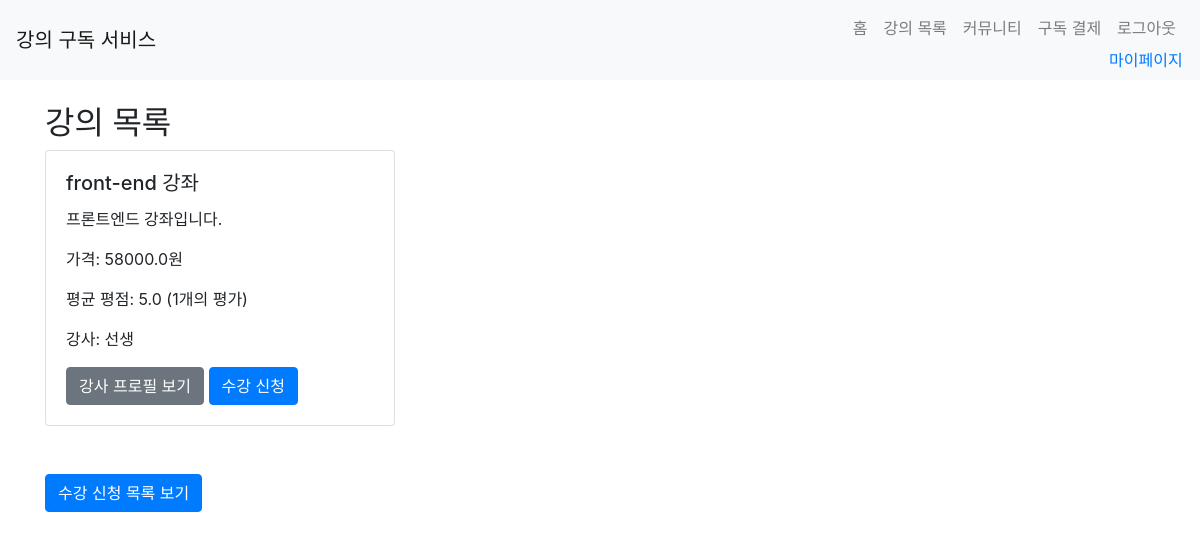
Page /courses/ (signed in) on the committed database.
### app/models.py (models this page shows, shortened)
class Course(db.Model):
    id = db.Column(db.Integer, primary_key=True)
    title = db.Column(db.String(100), nullable=False)
    description = db.Column(db.Text, nullable=False)
    price = db.Column(db.Float, nullable=False)
    teacher_id = db.Column(db.Integer, db.ForeignKey('user.id'), nullable=False)
    teacher = db.relationship('User', back_populates='courses')
    enrollments = db.relationship('Enrollment', back_populates='course', lazy=True)
    @hybrid_property
    def average_rating(self):
        if self.enrollments:
            total_rating = sum(enrollment.rating for enrollment in self.enrollments if enrollment.rating)
            count = sum(1 for enrollment in self.enrollments if enrollment.rating)
            return round(total_rating / count, 1) if count > 0 else None
        return None
    @hybrid_property
    def rating_count(self):
        return sum(1 for enrollment in self.enrollments if enrollment.rating)

class Enrollment(db.Model):
    id = db.Column(db.Integer, primary_key=True)
    student_id = db.Column(db.Integer, db.ForeignKey('user.id'), nullable=False)
    course_id = db.Column(db.Integer, db.ForeignKey('course.id'), nullable=False)
    approved = db.Column(db.Boolean, default=False)
    student = db.relationship('User', back_populates='enrollments')
    course = db.relationship('Course', back_populates='enrollments')
    rating = db.Column(db.Integer)

class User(UserMixin, db.Model):
    id = db.Column(db.Integer, primary_key=True)
    name = db.Column(db.String(100), nullable=False)
    email = db.Column(db.String(120), unique=True, nullable=False)
    password = db.Column(db.String(255), nullable=False)
    role = db.Column(db.String(20), nullable=False)  # 'student' 또는 'teacher'
    enrollments = db.relationship('Enrollment', back_populates='student', lazy=True)
    courses = db.relationship('Course', back_populates='teacher', lazy=True)  # 강사가 가르치는 강좌들
    subscription = db.relationship('Subscription', uselist=False)
    def is_teacher(self):
        return self.role == 'teacher'

### app/views/courses.py (the view)
@bp.route('/')
@login_required
def course_list():
    current_app.logger.info('Entering course_list function')
    courses = Course.query.all()
    current_app.logger.info('Rendering course_list template')
    return render_template('courses/course_list.html', courses=courses)

### app/__init__.py (called while the page is built)
@login_manager.user_loader
def load_user(user_id):
    if user_id is not None:
        return User.query.get(int(user_id))
    return None

### app/templates/courses/course_list.html (shortened to what this page needs)
{% extends 'base.html' %}
{% block content %}
<h2>강의 목록</h2>
<div class="row">
    {% for course in courses %}
    <div class="col-md-4">
        <div class="card mb-4">
            <div class="card-body">
                <h5 class="card-title">{{ course.title }}</h5>
                <p class="card-text">{{ course.description }}</p>
                <p class="card-text">가격: {{ course.price }}원</p>
                {% if course.average_rating %}
                <p class="card-text">평균 평점: {{ course.average_rating }} ({{ course.rating_count }}개의 평가)</p>
                {% else %}
                <p class="card-text">평점 없음</p>
                {% endif %}
                {% if course.teacher %}
                <p class="card-text">강사: {{ course.teacher.name }}</p>
                <a href="{{ url_for('teachers.profile', teacher_id=course.teacher.id) }}" class="btn btn-secondary">강사 프로필 보기</a>
                {% else %}
                <p class="card-text">강사: 미정</p>
                {% endif %}
                {% if current_user.is_authenticated and current_user != course.teacher %}
                {% if course.teacher %}
                <form action="{{ url_for('teachers.enroll', teacher_id=course.teacher.id) }}" method="post" class="d-inline">
                    <button type="submit" class="btn btn-primary">수강 신청</button>
                </form>
                {% endif %}
                {% endif %}
            </div>
        </div>
    </div>
    {% endfor %}
</div>
{% if current_user.is_authenticated %}
<div class="mt-4">
    {% if current_user.is_teacher %}
    <a href="{{ url_for('teachers.enrollments') }}" class="btn btn-primary">수강 신청 목록 보기</a>
    {% else %}
    <a href="{{ url_for('courses.course_list') }}" class="btn btn-primary">강의 목록 보기</a>
    {% endif %}
</div>
{% endif %}
{% endblock %}

### rows in the picture
Course: title "front-end 강좌", description "프론트엔드 강좌입니다.", price "58000.0", average_rating "5.0", rating_count "1", teacher.name "선생"
